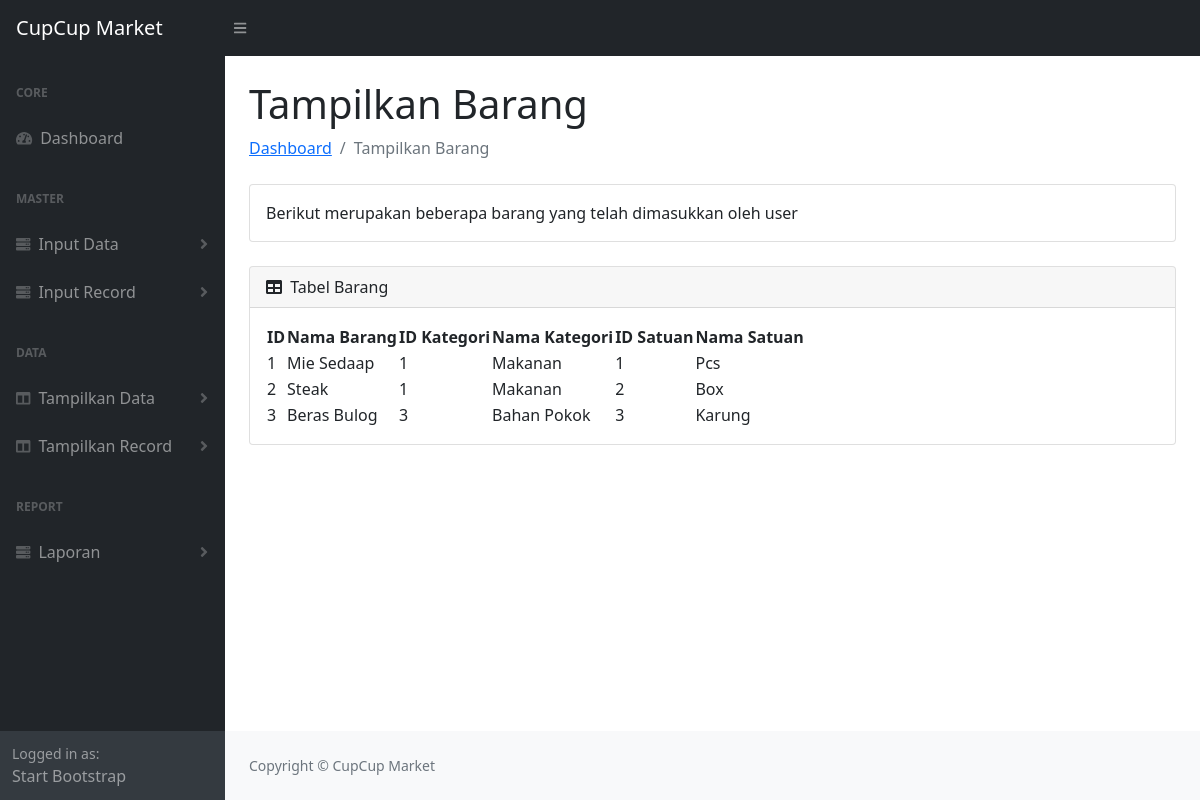
/tampil_barang.php, run on the app's committed database.
### tables this page shows
CREATE TABLE `tb_barang` (
  `id_barang` int(11) NOT NULL,
  `nama_barang` varchar(100) NOT NULL,
  `kategori_id` int(11) NOT NULL,
  `satuan_id` int(11) NOT NULL
);

CREATE TABLE `tb_kategori` (
  `id_kategori` int(11) NOT NULL,
  `nama_kategori` varchar(100) NOT NULL
);

CREATE TABLE `tb_satuan` (
  `id_satuan` int(11) NOT NULL,
  `nama` varchar(100) NOT NULL
);

### tampil_barang.php (the view, shortened to what this page needs)
<!DOCTYPE html>
<html lang="en">
    <?php require_once("header.php");
    require_once("connect.php");?>
    <body class="sb-nav-fixed">
        <nav class="sb-topnav navbar navbar-expand navbar-dark bg-dark">
            <a class="navbar-brand ps-3" href="index.php">CupCup Market</a>
            <button class="btn btn-link btn-sm order-1 order-lg-0 me-4 me-lg-0" id="sidebarToggle" href="#!"><i class="fas fa-bars"></i></button>
        </nav>
        <div id="layoutSidenav">
            <?php require_once("sidenav_bar.php");?>
            <div id="layoutSidenav_content">
                <main>
                    <div class="container-fluid px-4">
                        <h1 class="mt-4">Tampilkan Barang</h1>
                        <ol class="breadcrumb mb-4">
                            <li class="breadcrumb-item"><a href="index.php">Dashboard</a></li>
                            <li class="breadcrumb-item active">Tampilkan Barang</li>
                        </ol>
                        <div class="card mb-4">
                            <div class="card-body">
                                Berikut merupakan beberapa barang yang telah dimasukkan oleh user
                            </div>
                        </div>
                        <div class="card mb-4">
                            <div class="card-header">
                                <i class="fas fa-table me-1"></i>
                                Tabel Barang
                            </div>
                            <div class="card-body">
                                <table id="datatablesSimple">
                                    <thead>
                                        <tr>
                                            <th>ID</th>
                                            <th>Nama Barang</th>
                                            <th>ID Kategori</th>
                                            <th>Nama Kategori</th>
                                            <th>ID Satuan</th>
                                            <th>Nama Satuan</th>
                                        </tr>
                                    </thead>
                                    <tbody>
                                        <?php
                                        $query = mysqli_query($mysqli,"SELECT * FROM tb_barang INNER JOIN tb_kategori ON tb_barang.kategori_id = tb_kategori.id_kategori INNER JOIN tb_satuan ON tb_barang.satuan_id = tb_satuan.id_satuan");
                                        while ($data = mysqli_fetch_assoc($query)){
                                            ?> <tr>
                                                <td><?php echo($data['id_barang']);?></td>
                                                <td><?php echo($data['nama_barang']);?></td>
                                                <td><?php echo($data['kategori_id']);?></td>
                                                <td><?php echo($data['nama_kategori']);?></td>
                                                <td><?php echo($data['satuan_id']);?></td>
                                                <td><?php echo($data['nama']);?></td>
                                            </tr> <?php
                                        } ?>
                                    </tbody>
                                </table>
                            </div>
                        </div>
                    </div>
                </main>
                <footer class="py-4 bg-light mt-auto">
                    <div class="container-fluid px-4">
                        <div class="d-flex align-items-center justify-content-between small">
                            <div class="text-muted">Copyright &copy; CupCup Market</div>
                        </div>
                    </div>
                </footer>
            </div>
        </div>
    </body>
</html>

### data on the page
tb_barang: id_barang "1", nama_barang "Mie Sedaap", kategori "1", kategori.nama_kategori "Makanan", satuan "1", satuan.nama "Pcs"
tb_barang: id_barang "2", nama_barang "Steak", kategori "1", kategori.nama_kategori "Makanan", satuan "2", satuan.nama "Box"
tb_barang: id_barang "3", nama_barang "Beras Bulog", kategori "3", kategori.nama_kategori "Bahan Pokok", satuan "3", satuan.nama "Karung"
